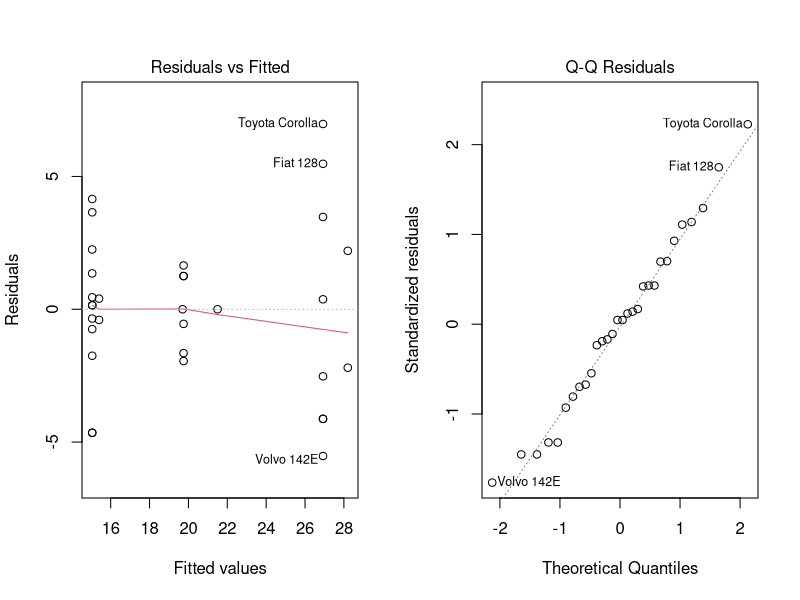

Reproduce this figure in R.
# Load necessary libraries
library(ggplot2)
library(car)
library(ggpubr)

# Load the mtcars dataset
data(mtcars)

# Convert 'cyl' (number of cylinders) and 'gear' (number of gears) into factors
mtcars$cyl <- as.factor(mtcars$cyl)
mtcars$gear <- as.factor(mtcars$gear)

# Perform Two-Way ANOVA
anova_model <- aov(mpg ~ cyl * gear, data = mtcars)

# Summary of the ANOVA results
summary(anova_model)

# Post-hoc analysis using Tukey's HSD test
tukey_results <- TukeyHSD(anova_model)
summary(tukey_results)

# Assumption Check: Normality of residuals
# Plotting residuals
par(mfrow = c(1, 2))
plot(anova_model, 1)  # Residuals vs Fitted plot
plot(anova_model, 2)  # Q-Q plot for residuals

# Levene's Test for Homogeneity of Variance
leveneTest(mpg ~ cyl * gear, data = mtcars)

# Reset plotting area
par(mfrow = c(1, 1))